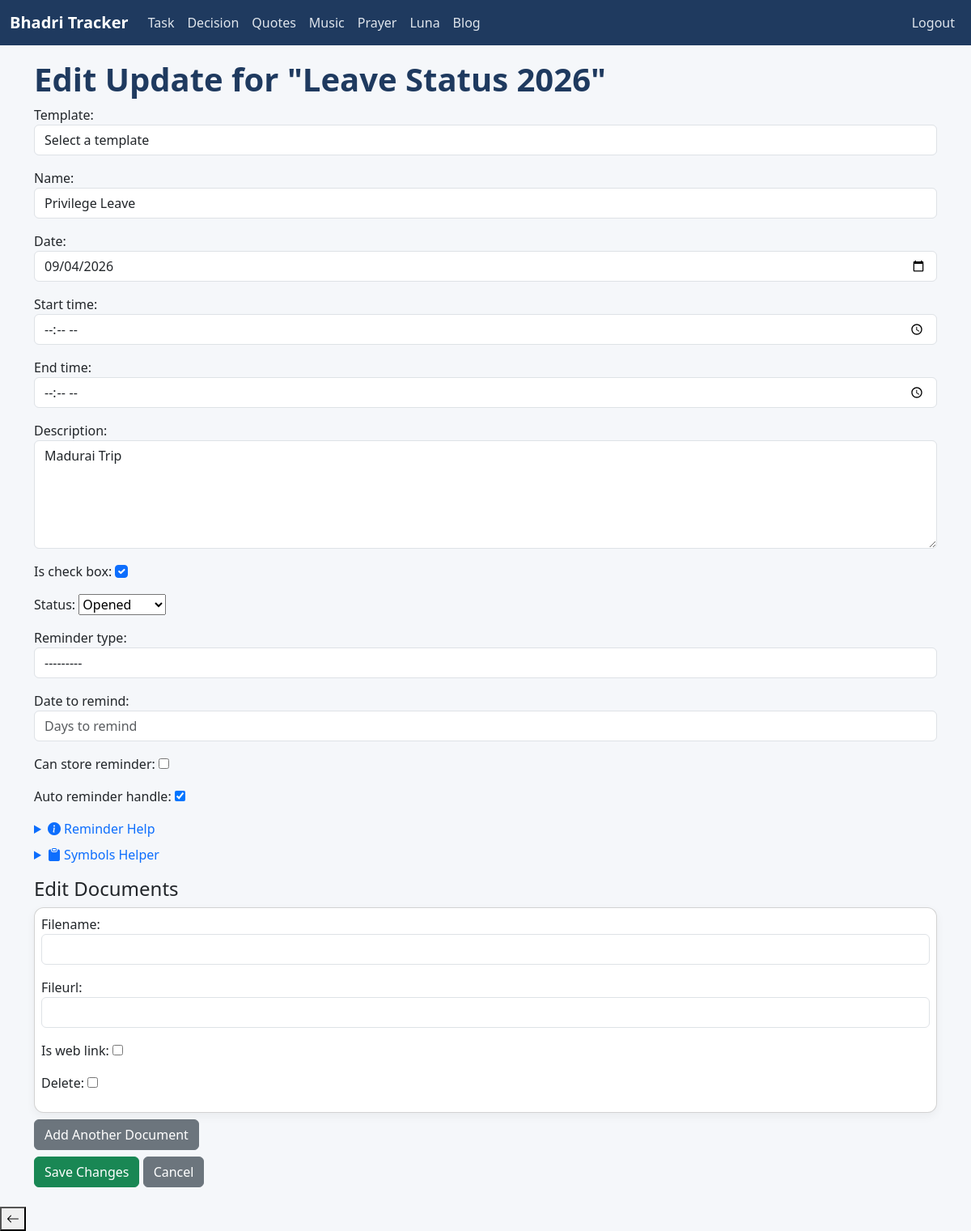
/update/1932/edit/ (signed in), run on an earlier commit of the app's database.
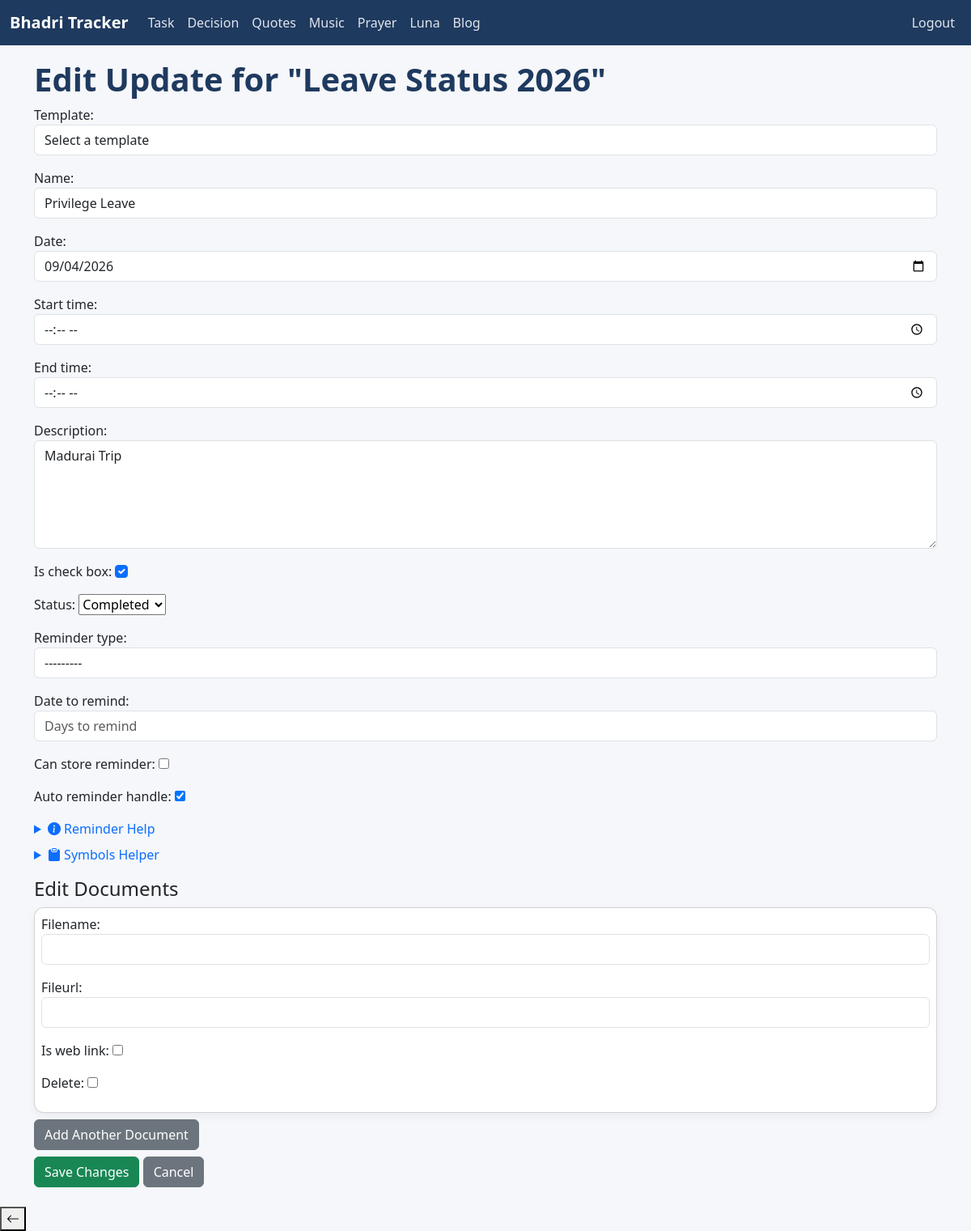
And on a later commit of the database.
### tracker/models.py (models this page shows, shortened)
class Update(models.Model):
    STATUS_CHOICES = [
        ('Opened', 'Opened'),
        ('InProgress', 'In Progress'),
        ('Completed', 'Completed'),
        ('Cancelled', 'Cancelled')
    ]
    REMINDER_CHOICE = [
        ('Days', 'Days'),
        ('Workweek', 'Workweek'),
        ('Weekly', 'Weekly'),
        ('Monthly', 'Monthly'),
        ('Yearly', 'Yearly'),
    ]
    name = models.CharField(max_length=200, null=True, blank=True)
    task = models.ForeignKey(Task, on_delete=models.CASCADE, related_name='updates')
    date = models.DateField(default=timezone.localtime(), null=True, blank=True)
    start_time = models.TimeField(null=True, blank=True)
    end_time = models.TimeField(null=True, blank=True)
    description = models.TextField()
    is_check_box = models.BooleanField(default=False)
    status = models.CharField(max_length=20, choices=STATUS_CHOICES, default='Opened')
    reminder_type = models.CharField(max_length=20, choices=REMINDER_CHOICE, null=True, blank=True)
    can_store_reminder = models.BooleanField(default=False)
    date_to_remind = models.IntegerField(null=True, blank=True)
    auto_reminder_handle = models.BooleanField(default=True)

class Task(models.Model):
    STATUS_CHOICES = [
        ('Opened', 'Opened'),
        ('InProgress', 'In Progress'),
        ('Completed', 'Completed'),
        ('Cancelled', 'Cancelled'),
        ('Hold', 'Hold'),
    ]
    name = models.CharField(max_length=200)
    status = models.CharField(max_length=20, choices=STATUS_CHOICES, default='Opened')
    task_type = models.ForeignKey(TaskType, on_delete=models.CASCADE)
    started_date = models.DateField(default=timezone.localtime(), null=True, blank=True)
    created_date = models.DateField(auto_now_add=True)
    updated_date = models.DateField(auto_now=True)
    completed_date = models.DateField(null=True, blank=True)
    target_date = models.DateField(default=timezone.localtime(), null=True, blank=True)
    is_bookmark = models.BooleanField(default=False)
    is_private = models.BooleanField(default=False)
    is_important = models.BooleanField(default=False)
    is_template = models.BooleanField(default=False)

### tracker/views.py (the view, shortened to what this page needs)
# urls.py: path('update/<int:pk>/edit/', views.UpdateEditView.as_view(), name='update_edit'),
class UpdateEditView(LoginRequiredMixin, View):
    def get(self, request, pk):
        update = get_object_or_404(Update, pk=pk)
        form = UpdateForm(instance=update)
        formset = DocumentFormSet(queryset=update.documents.all())
        symbols = Symbol.objects.filter(is_active=True)
        return render(request, 'tracker/update_form.html', {
            'form': form,
            'formset': formset,
            'update': update,
            'symbols': symbols
        })

### tracker/context_processors.py (called while the page is built)
def active_notifications(request):
    today = timezone.localdate()
    notifications = Notification.objects.filter(
        is_completed=False,
        date__gte=today,
        date__lte=today + timedelta(days=7)
    ).order_by('date')
    return {
        'active_notifications': notifications
    }

### tracker/models.py (called while the page is built)
    def __str__(self):
        return self.name

### templates/tracker/update_form.html (shortened to what this page needs)
{% extends 'base.html' %}
{% load static %}
{% block content %}
<h1>Edit Update for "{{ update.task.name }}"</h1>
<form method="POST">
  {{ form.as_p }}
  <details class="mb-2">
    <summary class="text-primary" style="cursor:pointer;">
        <i class="bi bi-info-circle-fill"></i> Reminder Help
    </summary>
  </details>
  <details class="mb-3">
    <summary class="text-primary">
        <i class="bi bi-clipboard-fill"></i> Symbols Helper
    </summary>
  </details>
  <h4>Edit Documents</h4>
  <div id="formset">
    {% for form in formset %}
      <div class="card mb-2 p-2">
        {{ form.as_p }}
      </div>
    {% endfor %}
  </div>
  <button type="button" class="btn btn-secondary mb-2" id="add-more">Add Another Document</button>
  <br>
  <button type="submit" class="btn btn-success">Save Changes</button>
  <a href="{% url 'tracker:update_list' update.task.id %}" class="btn btn-secondary">Cancel</a>
</form>
{% endblock %}

What changed in the data, as far as the page shows it:
changed Update "Madurai Trip": status "Opened" → "Completed"
